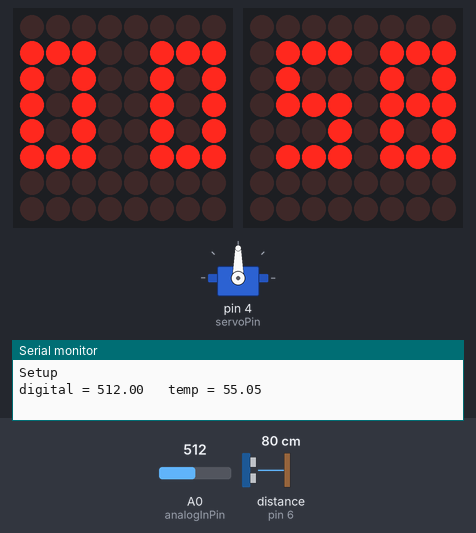
A sketch run on a simulated Arduino Uno, built with avr-gcc and run on an emulated ATmega328P. Parts: servo, 2 × 8×8 LED matrix, the last lines printed to the serial monitor. Wiring (inferred from the names in the program): ultrasonic range finder: trigger pin 5; echo pin 6. The inputs (shaded band) are chosen by the test bench; at power-on: distance to the obstacle (sensor on pin 6) 80 cm, A0 (analogInPin) = 512. The echo pulse lasts 58.3 µs per cm.

Above: at 3.6 s.
3.7 s: distance to the obstacle (sensor on pin 6) set to 45 cm
At 4.8 s:
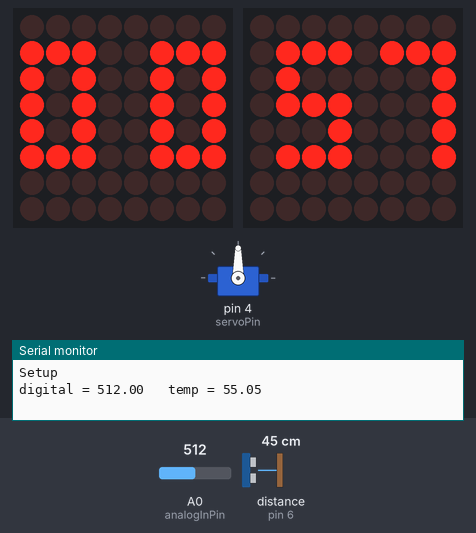
8.5 s: distance to the obstacle (sensor on pin 6) set to 37 cm
At 9.8 s:
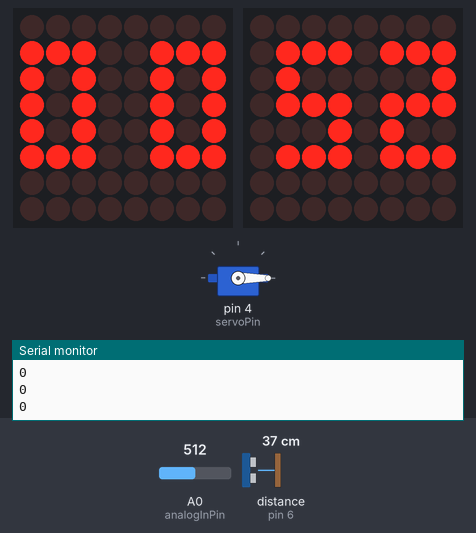
At 11.3 s:
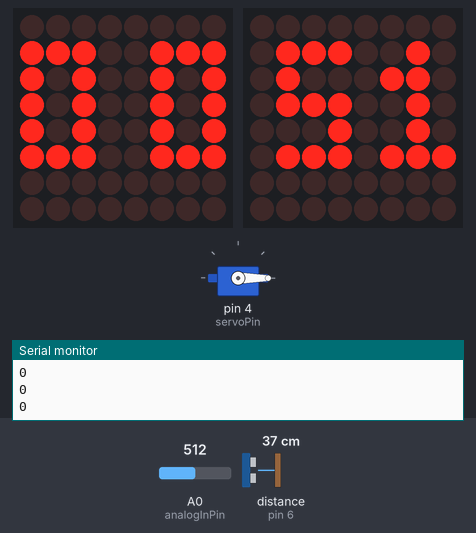
11.5 s: distance to the obstacle (sensor on pin 6) set to 9 cm
14.8 s: A0 (analogInPin) set to 108
21.6 s: A0 (analogInPin) set to 94
25.0 s: distance to the obstacle (sensor on pin 6) set to 2 cm
At 26.4 s:
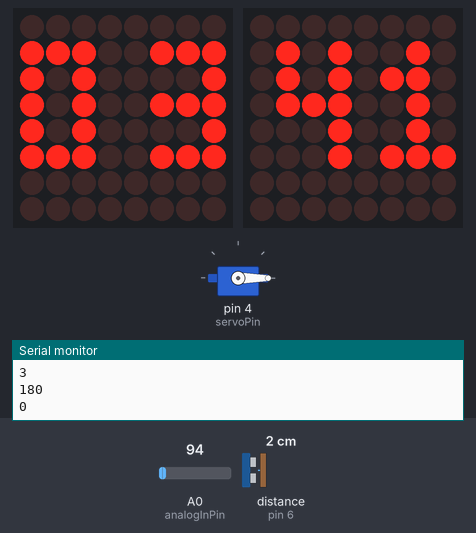
Timing chart, 0 to 28.0 s (numbered marks = the images above; inputs shaded):
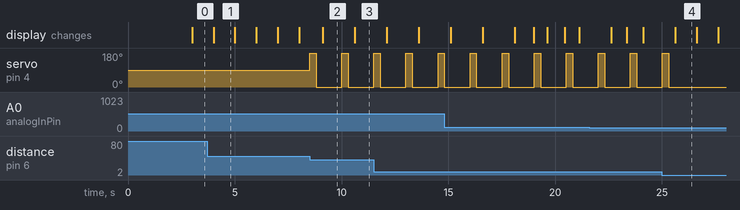

Measured:
- the behaviour switches between 41 and 40 cm on distance to the obstacle (sensor on pin 6) (found by bisection; images 1 and 2)
- after the input at 8.5 s, servo on pin 4 (servoPin): alternates 180° for 0.30 s and 0° for 1.2 s, starting at once
- after the input at 25.0 s, servo on pin 4 (servoPin): goes on until 25.3 s, then stays 0°
- what the display in image 1 shows lasts 1.0 s, from 4.0 s to 5.0 s
- what the display in image 2 shows lasts 1.5 s, from 9.1 s to 10.6 s

The sketch:

basketball.ino
```cpp
//We always have to include the library
#include "LedControlMS.h"
#include <Servo.h>

/*
 Now we need a LedControl to work with.
 ***** These pin numbers will probably not work with your hardware *****
 pin 12 is connected to the DataIn
 pin 11 is connected to the CLK
 pin 10 is connected to LOAD
 We have only a single MAX72XX.
 */
#define NBR_MTX 1 //Number of matrix connected.
#define triggerPin 5
#define echoPin 6
#define servoPin 4
#define analogInPin A0
#define resetPin 6 /* D3 to C9 */

LedControl lc=LedControl(12,11,10, NBR_MTX);
LedControl lc2=LedControl(9,8,7, NBR_MTX);

Servo myservo;

int HitCount = 0;
int tryHitCount = 0;
int TimerCount = 0;
int BlinkCount = 0;
unsigned long previousMillis1 = 0;
unsigned long previousMillis2 = 0;
unsigned long previousMillis3 = 0;
unsigned long previousMillis4 = 0;
unsigned long previousMillis5 = 0;
unsigned long previoushitMillis = millis();
unsigned long RestartMillis = 0;
int TimerInterval = 1000;
int HitCheckInterval = 50   ;
int NafNafInterval = 1500;
int BlinkInterval = 500;
int UpdateScoreInterval = 50;
int RestartNoDetectionInterval = 1000;
int BlinkTimeout = 5;
int checkTemeratueInterval = 20000;
int CelziusCount = 0;
bool GameOver = false;
bool BlinkVar = false;
bool IsHit = false;
bool IsHitTimerTimeout = false;
bool IsHitProcess = false;

byte IMAGES[][8]=
                      {

                          {  B00000000,  B01110111,  B01000101,  B01110111,  B00010001,  B01110111,  B00000000,  B00000000},
                          {  B00000000,  B01110111,  B01000101,  B01110111,  B00010101,  B01110111,  B00000000,  B00000000},
                          {  B00000000,  B01110111,  B01000001,  B01110001,  B00010001,  B01110001,  B00000000,  B00000000},
                          {  B00000000,  B01110111,  B01000100,  B01110111,  B00010101,  B01110111,  B00000000,  B00000000},
                          {  B00000000,  B01110111,  B01000100,  B01110111,  B00010001,  B01110111,  B00000000,  B00000000},
                          {  B00000000,  B01110101,  B01000101,  B01110111,  B00010001,  B01110001,  B00000000,  B00000000},
                          {  B00000000,  B01110111,  B01000001,  B01110111,  B00010001,  B01110111,  B00000000,  B00000000},
                          {  B00000000,  B01110111,  B01000001,  B01110111,  B00010100,  B01110111,  B00000000,  B00000000},
                          {  B00000000,  B01110010,  B01000110,  B01110010,  B00010010,  B01110111,  B00000000,  B00000000},
                          {  B00000000,  B01110111,  B01000101,  B01110101,  B00010101,  B01110111,  B00000000,  B00000000},
                          {  B00000000,  B01010111,  B01010101,  B01110111,  B00010001,  B00010111,  B00000000,  B00000000},
                          {  B00000000,  B01010111,  B01010101,  B01110111,  B00010101,  B00010111,  B00000000,  B00000000},
                          {  B00000000,  B01010111, B01010001,  B01110001,  B00010001,  B00010001,  B00000000,  B00000000},
                          {  B00000000,  B01010111,  B01010100,  B01110111,  B00010101,  B00010111,  B00000000,  B00000000},
                          {  B00000000,  B01010111,  B01010100,  B01110111,  B00010001,  B00010111,  B00000000,  B00000000},
                          {  B00000000,  B01010101, B01010101,  B01110111,  B00010001,  B00010001,  B00000000,  B00000000},
                          {  B00000000,  B01010111,  B01010001,  B01110111,  B00010001,  B00010111,  B00000000,  B00000000},
                          {  B00000000,  B01010111,  B01010001,  B01110111,  B00010100,  B00010111,  B00000000,  B00000000},
                          {  B00000000,  B01010010,  B01010110,  B01110010,  B00010010,  B00010111,  B00000000,  B00000000},
                          {  B00000000,  B01010111,  B01010101,  B01110101,  B00010101,  B00010111,  B00000000,  B00000000},
                          {  B00000000,  B01110111,  B00010101,  B01110111,  B00010001,  B01110111,  B00000000, B00000000},
                          {  B00000000,  B01110111,  B00010101,  B01110111,  B00010101,  B01110111,  B00000000,  B00000000},
                          {  B00000000,  B01110111,  B00010001,  B01110001,  B00010001,  B01110001,  B00000000, B00000000},
                          {  B00000000,  B01110111,  B00010100,  B01110111,  B00010101,  B01110111,  B00000000,  B00000000},
                          {  B00000000,  B01110111, B00010100,  B01110111,  B00010001,  B01110111,  B00000000,  B00000000},
                          {  B00000000,  B01110101,  B00010101,  B01110111,  B00010001,  B01110001,  B00000000,  B00000000},
                          {  B00000000,  B01110111,  B00010001,  B01110111,  B00010001,  B01110111,  B00000000,  B00000000},
                          {   B00000000,  B01110111,  B00010001,  B01110111,  B00010100,  B01110111,  B00000000,  B00000000},
                          {   B00000000,  B01110010,  B00010110,  B01110010,  B00010010,  B01110111,  B00000000,  B00000000},
                        { B00000000, B01110111, B00010101, B01110101, B00010101, B01110111, B00000000, B00000000},
                        { B00000000, B01110111, B00010101, B01110111, B01000001, B01110111, B00000000, B00000000},
                        { B00000000, B01110111, B00010101, B01110111, B01000101, B01110111, B00000000, B00000000},
                        { B00000000, B01110111, B00010001, B01110001, B01000001, B01110001, B00000000, B00000000},
                        { B00000000, B01110111, B00010100, B01110111, B01000101, B01110111, B00000000, B00000000},
                        { B00000000, B01110111, B00010100, B01110111, B01000001, B01110111, B00000000, B00000000},
                        { B00000000, B01110101, B00010101, B01110111, B01000001, B01110001, B00000000, B00000000},
                        { B00000000, B01110111, B00010001, B01110111, B01000001, B01110111, B00000000, B00000000},
                        { B00000000, B01110111, B00010001, B01110111, B01000100, B01110111, B00000000, B00000000},
                        { B00000000, B01110010, B00010110, B01110010, B01000010, B01110111, B00000000, B00000000},
                        { B00000000, B01110111, B00010101, B01110101, B01000101, B01110111, B00000000, B00000000},
                        { B00000000, B00100111, B01100101, B00100111, B00100001, B01110111, B00000000, B00000000},
                        { B00000000, B00100111, B01100101, B00100111, B00100101, B01110111, B00000000, B00000000},
                        { B00000000, B00100111, B01100001, B00100001, B00100001, B01110001, B00000000, B00000000},
                        { B00000000, B00100111, B01100100, B00100111, B00100101, B01110111, B00000000, B00000000},
                        { B00000000, B00100111, B01100100, B00100111, B00100001, B01110111, B00000000, B00000000},
                        { B00000000, B00100101, B01100101, B00100111, B00100001, B01110001 ,B00000000, B00000000},
                        { B00000000, B00100111, B01100001, B00100111, B00100001, B01110111, B00000000, B00000000},
                        { B00000000, B00100111, B01100001, B00100111, B00100100, B01110111, B00000000, B00000000},
                        { B00000000, B00100010, B01100110, B00100010, B00100010, B01110111, B00000000, B00000000},
                        { B00000000, B00100111, B01100101, B00100101, B00100101, B01110111, B00000000, B00000000},
                        { B00000000, B11100111, B10100101, B10100111, B10100001, B11100111, B00000000, B00000000},
                        { B00000000, B11100111, B10100101, B10100111, B10100101, B11100111, B00000000, B00000000},
                        { B00000000, B11100111, B10100001, B10100001, B10100001, B11100001, B00000000, B00000000},
                        { B00000000, B11100111, B10100100, B10100111, B10100101, B11100111, B00000000, B00000000},
                        { B00000000, B11100111, B10100100, B10100111, B10100001, B11100111, B00000000, B00000000},
                        { B00000000, B11100101, B10100101, B10100111, B10100001, B11100001, B00000000, B00000000},
                        { B00000000, B11100111, B10100001, B10100111, B10100001, B11100111, B00000000, B00000000},
                        { B00000000, B11100111, B10100001, B10100111, B10100100, B11100111, B00000000, B00000000},
                        { B00000000, B11100010, B10100110, B10100010, B10100010, B11100111, B00000000, B00000000},
                        { B00000000, B11100111, B10100101, B10100101, B10100101, B11100111, B00000000, B00000000}
};
const int num_of_Numbers  = sizeof(IMAGES)/8;


void DegelNafnef()
{
    Serial.println(180);
    myservo.write(180);
    delay(300);
    Serial.println(0);
    myservo.write(0);
    delay(300);
}
/*
 This method will display the characters for the
 word "Arduino" one after the other on the matrix.
 (you need at least 5x7 leds to see the whole chars)
 */
void writeArduinoOnMatrix() {


  int i1, j2;
  for (i1 = 0; i1< num_of_Numbers; i1++)
  {
    for (j2 = 0; j2< 8; j2++)
    {
      lc.setRow(0,j2,IMAGES[i1][j2]);
    }
    delay(1000);
  }

for (i1 = num_of_Numbers - 1; i1 > 0; i1--)
  {
    for (j2 = 0; j2< 8; j2++)
    {
      lc.setRow(0,j2,IMAGES[i1][j2]);
    }
    delay(1000);
  }
}
float microsecondsToCentimeters(long microseconds){
  // Converte o tempo de microsegundos para segundos
  float seconds = (float) microseconds / 1000000.0;
  // Com a velocidade do som de 340m/s calcula-se a
  // distancia percorrida
  float distance = seconds * 340;
  // Divide o resultado por dois pois o tempo é calculado
  // considerando a ida e a volta do sinal
  distance = distance / 2;
  // Converte o resultado em metros para centimetros
  distance = distance * 100;

  return distance;
}
bool Hit()
{
  bool res = false;

   digitalWrite(triggerPin, LOW);
  delayMicroseconds(2);
  digitalWrite(triggerPin, HIGH);
  delayMicroseconds(10);
  digitalWrite(triggerPin, LOW);

  // O sensor calcula o tempo gasto entre o envio e o recebimento
  // do sinal e retorna um pulso com esta duração
  long duration = pulseIn(echoPin, HIGH);
//Serial.println(duration, DEC);

  // Converte o tempo para distancia em centimetros
  float cm = microsecondsToCentimeters(duration);

  // Informa a distancia na serial
  //Serial.println(cm, DEC);

  if (cm < 50)


        if (cm >= 8 && cm <= 40)
        {
          //Serial.println(cm, DEC);
          Serial.println(HitCount);
          res = true;
        }


  return res;
}
void DisplayHitCount()
{
    for (int j = 0; j< 8; j++)
    {
      lc2.setRow(0,j,IMAGES[num_of_Numbers - 1 - HitCount][j]);
    }
}
void DisplayTimer ()
{
  int j;

    for (j = 0; j< 8; j++)
    {
      lc.setRow(0,j,IMAGES[TimerCount][j]);
    }
}
void CheckTemperature()
{
    double temperature;
    double digital;

    analogReference(INTERNAL);

    // read the analog in value:
    digital = analogRead(analogInPin);

    temperature = digital * 110 / 1023;

    // print the results to the serial monitor:
    Serial.print("digital = ");
    Serial.print(digital);
    Serial.print("\t temp = ");
    Serial.println(temperature);

    if ((temperature > -5 ) && (temperature < 50))
        CelziusCount = num_of_Numbers - temperature;

    analogReference(DEFAULT);
}
void DisplayTemperature()
{
    int j;

    for (j = 0; j < 8; j++)
    {
        lc.setRow(0, j, IMAGES[CelziusCount][j]);
    }
}
void reset_hcsr04 () {
pinMode(resetPin, OUTPUT);
digitalWrite(resetPin, LOW);
delay(1);
pinMode(resetPin, INPUT);
digitalWrite(resetPin, LOW);
}
void setup()
{
    RestartMillis = millis();
    Serial.begin(9600);
    Serial.println("Setup");
    pinMode(triggerPin, OUTPUT);
    pinMode(echoPin, INPUT);

    for (int i = 0; i < NBR_MTX; i++)
    {
        lc.shutdown(i, false); //true - Sleep  , false -Wake_Up.
        lc2.shutdown(i, false); //true - Sleep  , false -Wake_Up.

      /* Set the brightness to a medium values 0-15 */
        lc.setIntensity(i, 8);
        lc2.setIntensity(i, 8);

        /* and clear the display */
        lc.clearDisplay(i);
        lc2.clearDisplay(i);
    }
    myservo.attach(servoPin);
    DisplayHitCount();
    CheckTemperature();
    DisplayTemperature();
    delay(2000);
}
void loop()
{
    if (millis() - previousMillis1 > TimerInterval)
        {
            // save the last time
            previousMillis1 = millis();
            DisplayTimer();
            if (GameOver == false)
                TimerCount++;
            if (TimerCount == num_of_Numbers - 1)
            {
                GameOver = true;
            }
            reset_hcsr04();

        }
    if ((millis() - RestartMillis > RestartNoDetectionInterval) &&
        (millis() - previousMillis2 > HitCheckInterval) && !GameOver)
    {
        // save the last time
        previousMillis2 = millis();
        if (Hit())
        {
            previoushitMillis = millis();
            IsHitProcess = true;
            if (IsHitTimerTimeout)
            {
                IsHitTimerTimeout = false;
                HitCount++;
                DisplayHitCount();
            }
        }
    }
    if ((millis() - previousMillis3 > BlinkInterval) && GameOver)
        {
            // save the last time
            previousMillis3 = millis();
            if (BlinkVar == true)
                lc2.clearDisplay(0);
            else
                DisplayHitCount();

            BlinkVar = !BlinkVar;
            BlinkCount++;
        }
    if ((BlinkCount > 10))
        {
            BlinkCount = 0;
            HitCount = 0;
            TimerCount = 0;
            GameOver = false;
            CheckTemperature();
            DisplayTemperature();
            delay(2000);
        }
    if ((millis() - previoushitMillis > UpdateScoreInterval) && IsHitProcess && !GameOver)
        {
            IsHitTimerTimeout = true;
           // pos = 0;
         //   delay(20);
         //   reset_hcsr04();
         //   Serial.println(pos);
         //   myservo.write(pos);

            //DegelNafnef();
            IsHitProcess = false;
        }
    if ((millis() - previoushitMillis < UpdateScoreInterval) &&
        (millis() - previousMillis4 > NafNafInterval) && IsHitProcess &&!GameOver)
        {
             // save the last time
             previousMillis4 = millis();
             DegelNafnef();
        }
    if (millis() - previousMillis5 > checkTemeratueInterval)
    {
        previousMillis5 = millis();
        CheckTemperature();
    }
}
```
